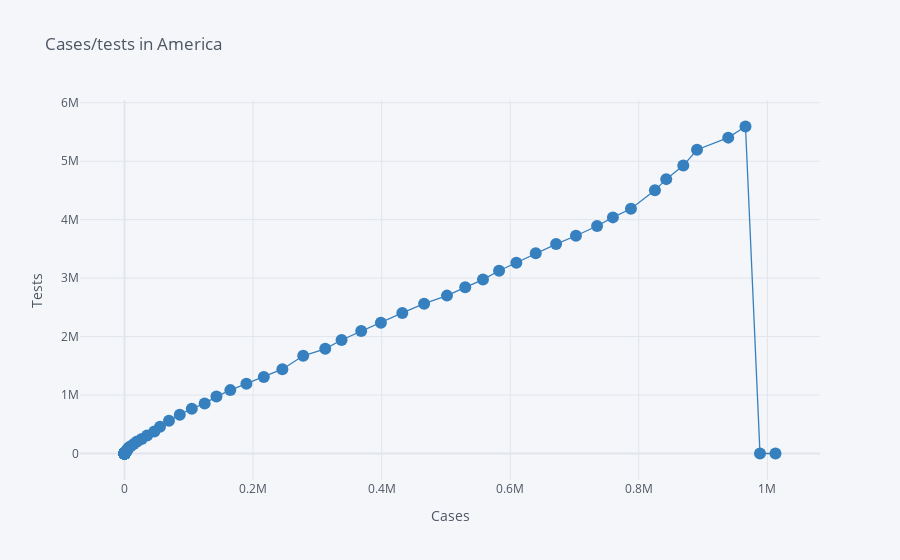

Write notebook code for a chart like this one.
### Code cell
america.iplot(kind = 'scatter', x = 'total_cases', y = 'total_tests', xTitle='Cases', yTitle='Tests', title = 'Cases/tests in America', mode = 'lines+markers', colors = 'blue')

### Figure 1 — Plotly figure (JSON) as saved in the notebook; plotly's stock layout.template omitted (floating-point values rounded to 4 significant figures)
{"data": [{"name": "total_tests", "text": "", "y": [0, 0, 0, 0, 0, 0, 0, 0, 0, 0, 0, 0, 0, 0, 0, 0, 0, 0, 0, 0, 0, 0, 0, 0, 0, 0, 0, 0, 0, 0, 0, 0, 0, 0, 0, 0, 0, 0, 0, 0, 0, 0, 0, 0, 0, 0, 0, 0, 0, 0, 0, 0, 0, 0, 0, 0, 0, 0, 0, 0, 0, 0, 0, 0, 0, 0, 0, 3753, 4624, 6420, 8832, 12580, 17717, 26773, 31291, 38949, 56610, 72219, 96858, 124258, 160419, 205172, 249769, 306904, 375517, 459004, 559468, 662538, 766904, 855684, 973134, 1084228, 1191810, 1309833, 1442065, 1670862, 1790521, 1941251, 2093996, 2238429, 2404262, 2562007, 2700554, 2842322, 2975315, 3125731, 3262564, 3424690, 3582610, 3724925, 3891383, 4038895, 4186974, 4501156, 4693168, 4925393, 5196649, 5403052, 5593495, 0, 0], "mode": "lines+markers", "marker": {"symbol": "circle", "size": 12}, "x": [0, 0, 0, 0, 0, 0, 0, 0, 0, 0, 0, 0, 0, 0, 0, 0, 0, 0, 0, 0, 0, 1, 1, 1, 1, 2, 2, 5, 5, 5, 5, 6, 7, 8, 11, 11, 11, 12, 12, 12, 12, 12, 13, 13, 14, 15, 15, 15, 15, 15, 15, 15, 16, 35, 35, 35, 53, 53, 59, 60, 66, 69, 89, 103, 125, 159, 233, 338, 433, 554, 754, 1025, 1312, 1663, 2174, 2951, 3774, 4661, 6427, 9415, 14250, 19624, 26747, 35206, 46442, 55231, 69194, 85991, 104686, 124665, 143025, 164620, 189618, 216721, 245540, 277965, 312237, 337635, 368196, 398809, 432132, 466033, 501560, 529951, 557571, 582594, 609516, 639664, 671331, 702164, 735086, 759687, 787752, 825041, 842629, 869172, 890524, 939053, 965910, 988451, 1012583], "line": {"color": "rgba(55, 128, 191, 1.0)", "dash": "solid", "shape": "linear", "width": 1.3}, "type": "scatter"}], "layout": {"title": {"text": "Cases/tests in America", "font": {"color": "#4D5663"}}, "paper_bgcolor": "#F5F6F9", "plot_bgcolor": "#F5F6F9", "yaxis": {"tickfont": {"color": "#4D5663"}, "zerolinecolor": "#E1E5ED", "title": {"text": "Tests", "font": {"color": "#4D5663"}}, "gridcolor": "#E1E5ED", "showgrid": true}, "xaxis": {"tickfont": {"color": "#4D5663"}, "zerolinecolor": "#E1E5ED", "title": {"text": "Cases", "font": {"color": "#4D5663"}}, "gridcolor": "#E1E5ED", "showgrid": true}, "legend": {"bgcolor": "#F5F6F9", "font": {"color": "#4D5663"}}}}
